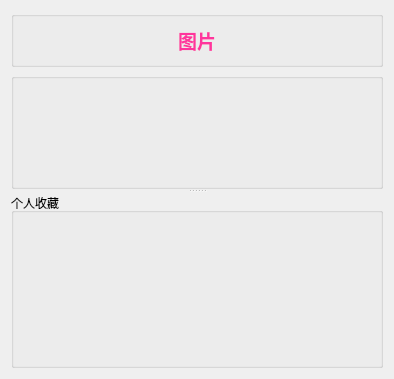
<?xml version="1.0" encoding="UTF-8"?>
<ui version="4.0">
 <class>MainDialog</class>
 <widget class="QDialog" name="MainDialog">
  <property name="geometry">
   <rect>
    <x>0</x>
    <y>0</y>
    <width>394</width>
    <height>379</height>
   </rect>
  </property>
  <property name="windowTitle">
   <string>Dialog</string>
  </property>
  <layout class="QVBoxLayout" name="verticalLayout">
   <item>
    <widget class="QGroupBox" name="groupBox_5">
     <property name="title">
      <string/>
     </property>
     <property name="flat">
      <bool>true</bool>
     </property>
     <layout class="QVBoxLayout" name="verticalLayout_9">
      <item>
       <widget class="QLabel" name="label_2">
        <property name="text">
         <string>&lt;html&gt;&lt;head/&gt;&lt;body&gt;&lt;p align=&quot;center&quot;&gt;&lt;span style=&quot; font-size:14pt; font-weight:600; color:#ff359d;&quot;&gt;图片&lt;/span&gt;&lt;/p&gt;&lt;/body&gt;&lt;/html&gt;</string>
        </property>
        <property name="scaledContents">
         <bool>false</bool>
        </property>
        <property name="alignment">
         <set>Qt::AlignCenter</set>
        </property>
       </widget>
      </item>
     </layout>
    </widget>
   </item>
   <item>
    <widget class="QSplitter" name="splitter">
     <property name="orientation">
      <enum>Qt::Vertical</enum>
     </property>
     <widget class="QGroupBox" name="groupBox_3">
      <property name="title">
       <string/>
      </property>
      <layout class="QVBoxLayout" name="verticalLayout_6">
       <item>
        <widget class="AllToolkit" name="AllToolkit" native="true"/>
       </item>
      </layout>
     </widget>
     <widget class="QGroupBox" name="groupBox_4">
      <property name="title">
       <string>个人收藏</string>
      </property>
      <layout class="QVBoxLayout" name="verticalLayout_8">
       <item>
        <widget class="MyFavoriteBox" name="MyFavorate" native="true"/>
       </item>
      </layout>
     </widget>
    </widget>
   </item>
  </layout>
 </widget>
 <customwidgets>
  <customwidget>
   <class>AllToolkit</class>
   <extends>QWidget</extends>
   <header>AllToolkit</header>
   <container>1</container>
  </customwidget>
  <customwidget>
   <class>MyFavoriteBox</class>
   <extends>QWidget</extends>
   <header>MyFavoriteBox</header>
   <container>1</container>
  </customwidget>
 </customwidgets>
 <resources/>
 <connections/>
</ui>
